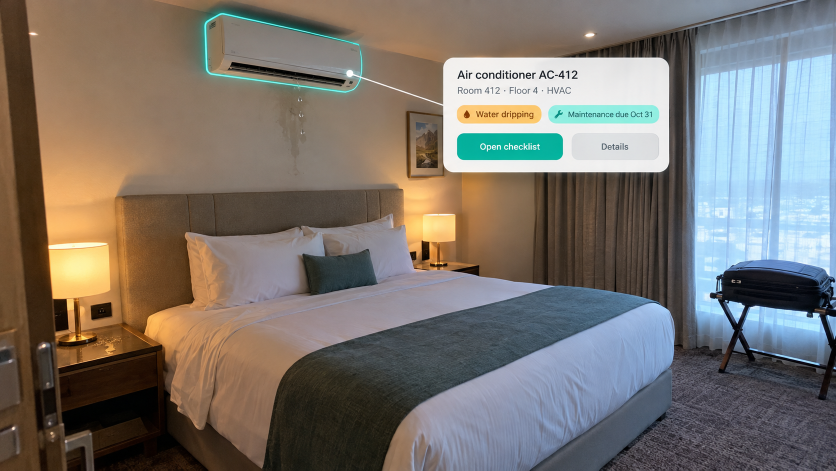
#> input picture assets/marketing/hotel_ac.png, 1672 x 941 px (shown at 1/2 size)
$ python from_art.py
#> lines starting #> are read from the running program, lines starting #| are printed output that depends on the picture; after the words box and inside, x2 and y2 are one past the last pixel; in counts of white or black regions, pixels touching at a corner belong together
#!/usr/bin/env python3
"""Демо-фото из иллюстраций художника (шаг 35c).

Из PNG художника в assets/marketing/ (исходники не меняются) вырезаются
фрагменты под сюжеты демо-фото и сохраняются в assets/demo_photos/ —
те же имена, тот же размер 1280×960 (4:3), JPEG. В кадре нет надписей и
интерфейсных плашек художника: карточки, подписи и стрелки остаются за
краем кадра, а светящийся контур, линия-выноска и точка, которые заходят
в кадр, стираются (заливка соседними пикселями стены и потолка, без
дорисовки текста).

  ac_indoor.jpg — «до»: внутренний блок кондиционера, подтёк и капли на
                  стене (hotel_ac). Он же фон «Камеры-помощника»
                  (VOICE_MOCK, /screens, --pitch), снимок «Узнать по фото»
                  и проверка «Готовность к показу».
  ac_after.jpg  — «после»: тот же блок и тот же кадр, подтёк и капли убраны.
  *_tall.jpg    — те же сюжеты кадром 1:2 для заглушки камеры на высоком
                  экране телефона (на ПК — кадры 4:3).

Угол каждого снимка — маленькая пометка «DEMO»: это нарисованная картинка,
а не фото объекта.

Запуск (нужен только Pillow): python3 tools/demo_photos/from_art.py
Проверка: каждый файл ≤ 300 КБ, 1280×960.
"""
from pathlib import Path

from PIL import Image, ImageChops, ImageDraw, ImageFilter, ImageFont, ImageMath

ROOT = Path(__file__).resolve().parents[2]
ART = ROOT / 'assets/marketing'
OUT = ROOT / 'assets/demo_photos'
FONT = ROOT / 'assets/fonts'
SIZE = (1280, 960)
MAX_BYTES = 300 * 1024

# hotel_ac.png 1672×941: блок кондиционера ≈ x 415–720, y 30–170; карточка
# художника начинается с x 887, рамка с картиной — x 815+. Кадр 4:3 с блоком
# по центру по горизонтали и в верхней четверти, изголовье кровати (y ≥ 378)
# за краем — AC-301 в демо стоит в переговорной (там «Камера-помощник»
# поднимает зелёную рамку над карточкой).
AC_CROP = (322, 6, 810, 372)
# Вертикальный кадр 1:2 для «живой камеры» на телефоне.
TALL_CROP = (347, 6, 787, 886)
TALL_SIZE = (720, 1440)


def teal_masks(img):
    """Светящийся бирюзовый контур художника: (ядро — яркая линия, ореол)."""
    r, g, b = img.split()
    # бирюза: G и B выше R (стены, потолок и сам блок — R ≥ G ≥ B или серые)
    ex = ImageChops.darker(ImageChops.subtract(g, r), ImageChops.subtract(b, r))
    core = ex.point(lambda v: 255 if v > 45 else 0).filter(ImageFilter.MaxFilter(5))
    # свечение тянется ~30 px от линии; у стены свой оттенок (G < R), поэтому
    # ореол — вся полоса, кроме светлого корпуса блока (его свечение не задело)
    band = core.filter(ImageFilter.MaxFilter(61))
    body = ImageChops.multiply(r.point(lambda v: 255 if v > 175 else 0),
                               b.point(lambda v: 255 if v > 165 else 0))
    halo = ImageChops.lighter(ImageChops.subtract(band, body), core)
    return core, halo


# Оттенок свечения художника (доли R : G : B), замерен по контуру.
GLOW = (0.25, 1.0, 0.92)


def fix_chroma(img, halo):
    """Ореол — добавленный бирюзовый свет: obs = base + a·GLOW. Оттенок
    чистого пикселя (G/R, B/R) берётся у соседей вне ореола, из него
    находится доля свечения a, и она вычитается из всех трёх каналов."""
    r, g, b = [c.convert('F') for c in img.split()]
    valid = ImageChops.invert(halo)
    ratios = []
    for c in (g, b):
        ratio_l = ImageMath.eval('convert(min(c * 100.0 / max(r, 1.0), 255.0), "L")', c=c, r=r)
        num = ImageChops.multiply(ratio_l, valid)
        fill = None
        for rad in (30, 12, 5):
            wl = valid.filter(ImageFilter.GaussianBlur(rad))
            f = ImageMath.eval('min(n * 255.0 / max(w, 0.01), 255.0) / 100.0',
                               n=num.filter(ImageFilter.GaussianBlur(rad)).convert('F'), w=wl.convert('F'))
            enough = wl.point(lambda v: 255 if v > 60 else 0)
            fill = f if fill is None else Image.composite(f, fill, enough)
        # у края картинки соседей мало — оттенок не дальше, чем у стены и корпуса
        f = ImageMath.eval('convert(min(max(f, 0.6), 1.08) * 200.0, "L")', f=fill)
        ratios.append(f.filter(ImageFilter.GaussianBlur(3)).convert('F').point(lambda v: v / 200.0))
    tr, tg, tb = GLOW
    a = ImageMath.eval('max((g - kg * r) / max(tg - kg * tr, 0.05), 0.0)',
                       g=g, r=r, kg=ratios[0], tg=tg, tr=tr)
    r0 = ImageMath.eval('max(r - a * tr, 0.0)', r=r, a=a, tr=tr)
    chans = [ImageMath.eval('convert(min(r0, 255.0), "L")', r0=r0),
             ImageMath.eval('convert(min(r0 * k, 255.0), "L")', r0=r0, k=ratios[0]),
             ImageMath.eval('convert(min(r0 * k, 255.0), "L")', r0=r0, k=ratios[1])]
    fixed = Image.merge('RGB', chans)
    # в тёмной тени у потолка свечения почти нет, а оценка шумит — там
    # только оттенок соседей при той же яркости R
    tint = Image.merge('RGB', [img.split()[0],
                               ImageMath.eval('convert(min(r * k, 255.0), "L")', r=r, k=ratios[0]),
                               ImageMath.eval('convert(min(r * k, 255.0), "L")', r=r, k=ratios[1])])
    bright = img.split()[0].point(lambda v: max(0, min(255, (v - 90) * 6)))
    fixed = Image.composite(fixed, tint, bright.filter(ImageFilter.GaussianBlur(2)))
    return Image.composite(fixed, img, halo.filter(ImageFilter.GaussianBlur(1)))


def clone(img, mask, dx, dy):
    """«Штамп»: участок, сдвинутый на (dx, dy), — поверх маски с мягким краем."""
    src = ImageChops.offset(img, -dx, -dy)
    return Image.composite(src, img, mask.filter(ImageFilter.GaussianBlur(8)))


def inpaint(img, mask, radii=(3, 8, 20, 50)):
    """Заливка маски по соседям: нормированная свёртка от мелкого радиуса к
    крупному (где рядом мало «чистых» пикселей — берётся крупный радиус)."""
    valid = ImageChops.invert(mask)
    out = img.copy()
    todo = mask
    for r in reversed(radii):  # сначала крупный — покрывает всё
        wl = valid.filter(ImageFilter.GaussianBlur(r))
        w = wl.convert('F')
        bands = []
        for band in img.split():
            num = ImageChops.multiply(band, valid).filter(ImageFilter.GaussianBlur(r)).convert('F')
            bands.append(ImageMath.eval('convert(min(n * 255.0 / max(w, 0.01), 255.0), "L")',
                                        n=num, w=w))
        fill = Image.merge('RGB', bands)
        enough = wl.point(lambda v: 255 if v > 40 else 0)
        out = Image.composite(fill, out, ImageChops.multiply(todo, enough))
    # мягкий край, чтобы не было шва
    soft = mask.filter(ImageFilter.GaussianBlur(1.5))
    return Image.composite(out, img, soft)


def line_mask(size, p0, p1, width, dots=()):
    m = Image.new('L', size, 0)
    d = ImageDraw.Draw(m)
    d.line([p0, p1], fill=255, width=width)
    for (x, y, rad) in dots:
        d.ellipse((x - rad, y - rad, x + rad, y + rad), fill=255)
    return m


def demo_badge(img, size=SIZE):
    """Маленькая пометка «DEMO» в правом верхнем углу."""
    d = ImageDraw.Draw(img, 'RGBA')
    try:
        font = ImageFont.truetype(str(FONT / 'Onest-SemiBold.ttf'), 22)
    except OSError:
        font = ImageFont.load_default()
    text = 'DEMO'
    x0, y0, x1, y1 = d.textbbox((0, 0), text, font=font)
    w, h = x1 - x0, y1 - y0
    pad = 10
    margin = max(24, int(size[0] * 0.08))  # на телефоне края кадра обрезаются
    X = size[0] - w - 2 * pad - margin
    # вертикальный кадр (заглушка камеры): сверху кнопки экрана камеры, снизу —
    # карточка; пометка — справа над карточкой
    Y = int(size[1] * 0.36) if size[1] > size[0] else 24
    d.rounded_rectangle((X, Y, X + w + 2 * pad, Y + h + 2 * pad), radius=10, fill=(0, 0, 0, 110))
    d.text((X + pad - x0, Y + pad - y0), text, font=font, fill=(255, 255, 255, 230))
    return img


def finish(img, name, size=SIZE):
    img = img.resize(size, Image.LANCZOS)
    img = img.filter(ImageFilter.UnsharpMask(radius=2, percent=60, threshold=2))
    img = demo_badge(img, size)
    path = OUT / name
    for q in (84, 80, 76, 72, 68):
        img.save(path, 'JPEG', quality=q, optimize=True, progressive=True)
        if path.stat().st_size <= MAX_BYTES:
            break
    nbytes = path.stat().st_size
    assert nbytes <= MAX_BYTES, f'{name}: {nbytes} байт > 300 КБ'
    print(f'{path.relative_to(ROOT)}  {size[0]}×{size[1]}  {nbytes // 1024} КБ  q={q}')


def hotel_ac():
    src = Image.open(ART / 'hotel_ac.png').convert('RGB')
#> src is the input picture: PIL image 1672x941 RGB; mean R, G, B 122.5, 116.2, 109.5
    # 1) контур художника вокруг блока: ореол — вернуть оттенок, яркую
    #    линию — залить соседями
    box = (320, 0, 800, 270)
    part = src.crop(box)
    core, halo = teal_masks(part)
#> in teal_masks, `core = ex.point(lambda v: 255 if v > 45 else 0).filter(ImageFilter.Max..`:
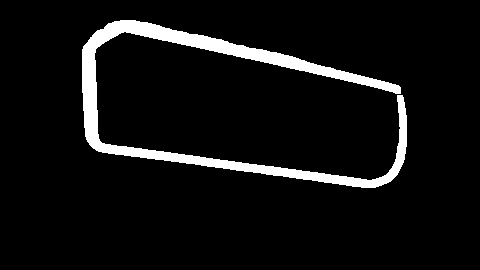
#> core: PIL image 480x270 L; 6.6% white; 1 white region, box (x1, y1, x2, y2) and area: (82, 20, 407, 188) 8498
    part = fix_chroma(part, halo)
#> the loop in fix_chroma, `for c in (g, b):` made 2 passes
#> after the loop in fix_chroma, `for c in (g, b):`:
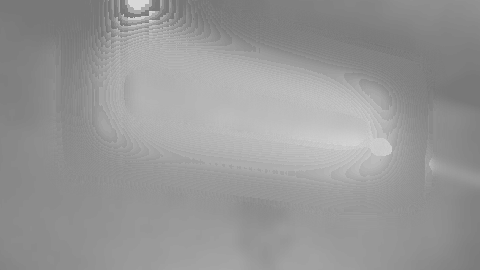
#> f: PIL image 480x270 L; min 120, max 216, mean 151.1
#> after the loop in fix_chroma, `for c in (g, b):`: ratios = 2 items
    part = inpaint(part, core, radii=(2, 4, 8))
#> after the loop in inpaint, `for r in reversed(radii):`:
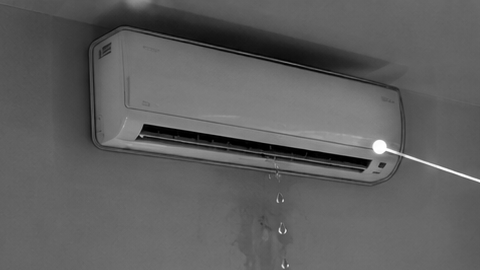
#> band: PIL image 480x270 L; min 0, max 255, mean 95.1
#> after the loop in inpaint, `for r in reversed(radii):`:
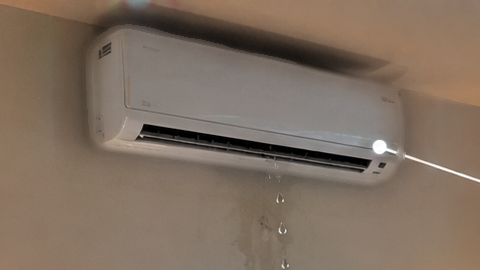
#> out: PIL image 480x270 RGB; mean R, G, B 127.6, 110.9, 96.4
    clean = src.copy()
    clean.paste(part, box[:2])
    # 2) линия-выноска от точки на блоке к карточке и сама точка
    line = line_mask(src.size, (706, 148), (900, 214), 13, dots=[(700, 146, 15)])
#> line: PIL image 1672x941 L; 0.21% white; 1 white region, box (x1, y1, x2, y2) and area: (685, 131, 903, 221) 3301
    clean = inpaint(clean, line, radii=(3, 7, 14))
#> call 2 of inpaint, with radii = (3, 7, 14)
#> the loop in inpaint (call 2), `for r in reversed(radii):` made 3 passes
#> pass 1, in inpaint (call 2), `wl = valid.filter(ImageFilter.GaussianBlur(r))`:
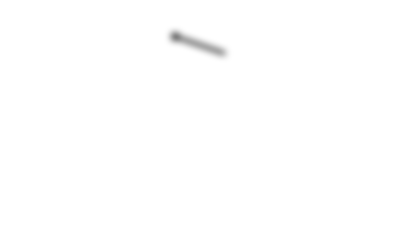
#> wl: PIL image 1672x941 L (shown at 1/4 size); min 128, max 255, mean 254.5
#> after the loop in inpaint (call 2), `for r in reversed(radii):`:
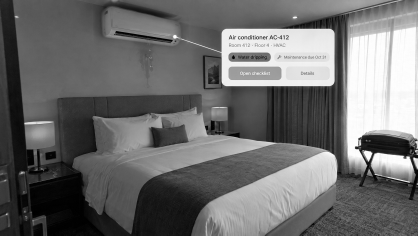
#> band: PIL image 1672x941 L (shown at 1/4 size); min 0, max 255, mean 108.9
#> after the loop in inpaint (call 2), `for r in reversed(radii):`:
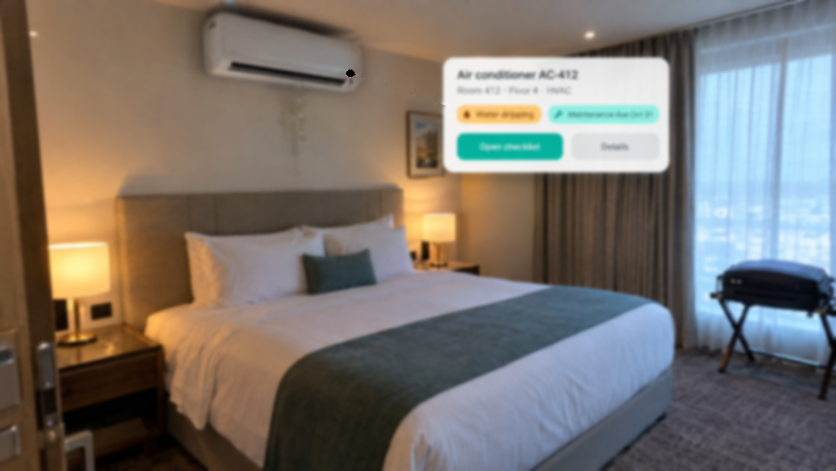
#> fill: PIL image 1672x941 RGB (shown at 1/2 size); mean R, G, B 122.5, 115.5, 108.9
    # «после»: подтёк и капли под блоком закрыть чистой стеной левее
    leak = Image.new('L', src.size, 0)
    ImageDraw.Draw(leak).polygon(
        [(540, 176), (660, 176), (662, 240), (648, 310), (626, 368), (584, 370),
         (556, 330), (538, 250)], fill=255)
    fixed = clone(clean, leak, -150, 0)
    finish(clean.crop(AC_CROP), 'ac_indoor.jpg')
#> in demo_badge, `x0, y0, x1, y1 = d.textbbox((0, 0), text, font=font)`: x0 = 0; y0 = 5; x1 = 67; y1 = 21
#> in demo_badge, `w, h = x1 - x0, y1 - y0`: w = 67; h = 16
#> in demo_badge, `X = size[0] - w - 2 * pad - margin`: X = 1091
#> in finish, `nbytes = path.stat().st_size`: nbytes = 64184
#| assets/demo_photos/ac_indoor.jpg  1280×960  62 КБ  q=84
    finish(fixed.crop(AC_CROP), 'ac_after.jpg')
#| assets/demo_photos/ac_after.jpg  1280×960  76 КБ  q=84
    # Вертикальные кадры для заглушки камеры на телефоне (экран ~1:2): блок
    # целиком в середине по ширине; ниже подтёка — кровать, на кадре 21 её
    # закрывает карточка.
    finish(clean.crop(TALL_CROP), 'ac_indoor_tall.jpg', TALL_SIZE)
#| assets/demo_photos/ac_indoor_tall.jpg  720×1440  95 КБ  q=84
    finish(fixed.crop(TALL_CROP), 'ac_after_tall.jpg', TALL_SIZE)
#| assets/demo_photos/ac_after_tall.jpg  720×1440  94 КБ  q=84


if __name__ == '__main__':
    OUT.mkdir(parents=True, exist_ok=True)
    hotel_ac()

$ run again, with assets/marketing/AR-инспекция камеры в лобби.png copied over assets/marketing/hotel_ac.png
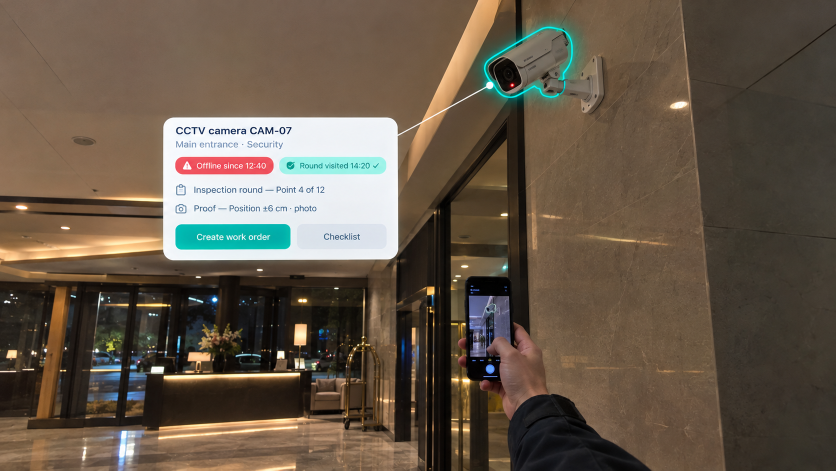
#> input picture assets/marketing/AR-инспекция камеры в лобби.png, 1672 x 941 px (shown at 1/2 size)
#> in hotel_ac, src is the input picture: PIL image 1672x941 RGB; mean R, G, B 101.6, 88.3, 73.5
#> core: PIL image 480x270 L; every value is 0
#> in teal_masks, `body = ImageChops.multiply(r.point(lambda v: 255 if v > 175 else 0), b..`:
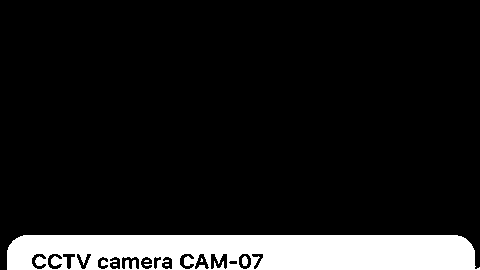
#> body: PIL image 480x270 L; 11.4% white; 6 white regions (4 under 20 px), largest, box (x1, y1, x2, y2) and area: (7, 235, 480, 270) 14738, (242, 256, 248, 266) 49
#> the loop in fix_chroma, `for c in (g, b):` made 2 passes
#> after the loop in fix_chroma, `for c in (g, b):`: ratios = 2 items
#> m: PIL image 1672x941 L; every value is 0
#> line: PIL image 1672x941 L; 0.21% white; 1 white region, box (x1, y1, x2, y2) and area: (685, 131, 903, 221) 3301
#> leak: PIL image 1672x941 L; 1.3% white; 1 white region, box (x1, y1, x2, y2) and area: (538, 176, 663, 371) 20115
#> x0 = 0; y0 = 5; x1 = 67; y1 = 21
#> in demo_badge, `w, h = x1 - x0, y1 - y0`: w = 67; h = 16
#> X = 1091
#> nbytes = 64184
#| assets/demo_photos/ac_indoor.jpg  1280×960  62 КБ  q=84
#| assets/demo_photos/ac_after.jpg  1280×960  76 КБ  q=84
#> in finish (call 3), `img = img.resize(size, Image.LANCZOS)`:
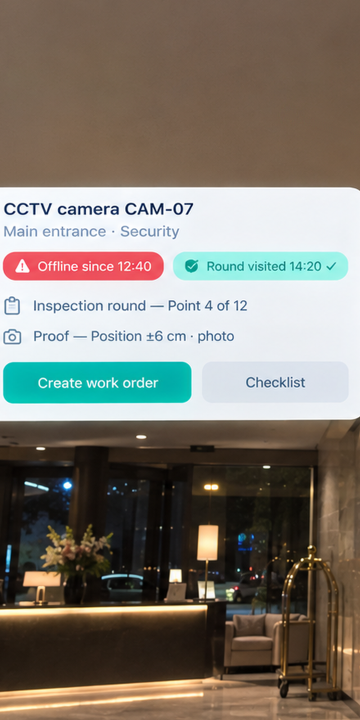
#> img: PIL image 720x1440 RGB (shown at 1/2 size); mean R, G, B 128.7, 122.6, 112.6
#> nbytes = 98241
#| assets/demo_photos/ac_indoor_tall.jpg  720×1440  95 КБ  q=84
#| assets/demo_photos/ac_after_tall.jpg  720×1440  94 КБ  q=84

$ run again, with assets/marketing/AR-инспекция кондиционера в офисе.png copied over assets/marketing/hotel_ac.png
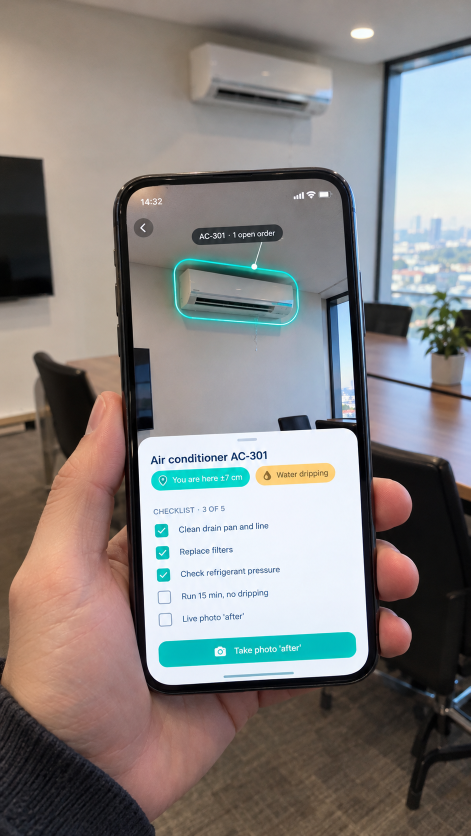
#> input picture assets/marketing/AR-инспекция кондиционера в офисе.png, 941 x 1672 px (shown at 1/2 size)
#> in hotel_ac, src is the input picture: PIL image 941x1672 RGB; mean R, G, B 133.8, 130.3, 128.4
#> core: PIL image 480x270 L; 1.6% white; 2 white regions, box (x1, y1, x2, y2) and area: (457, 150, 480, 254) 2013, (458, 262, 470, 270) 79
#> body: PIL image 480x270 L; 3.4% white; 29 white regions (23 under 20 px), largest, box (x1, y1, x2, y2) and area: (250, 145, 345, 194) 2739, (381, 53, 429, 79) 961, (307, 232, 344, 268) 509, (262, 191, 286, 198) 116, (478, 237, 480, 270) 45, (325, 259, 335, 265) 25
#> halo: PIL image 480x270 L; 6% white; 1 white region, box (x1, y1, x2, y2) and area: (427, 120, 480, 270) 7773
#> the loop in fix_chroma, `for c in (g, b):` made 2 passes
#> after the loop in fix_chroma, `for c in (g, b):`:
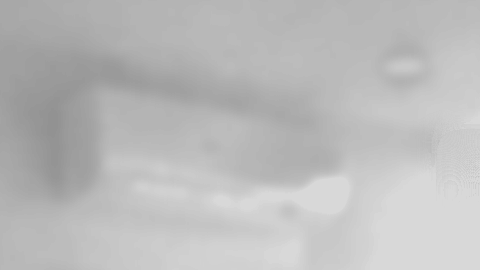
#> f: PIL image 480x270 L; min 146, max 216, mean 187.2
#> after the loop in fix_chroma, `for c in (g, b):`: ratios = 2 items
#> m: PIL image 941x1672 L; every value is 0
#> line: PIL image 941x1672 L; 0.21% white; 1 white region, box (x1, y1, x2, y2) and area: (685, 131, 903, 221) 3301
#> after the loop in inpaint (call 2), `for r in reversed(radii):`:
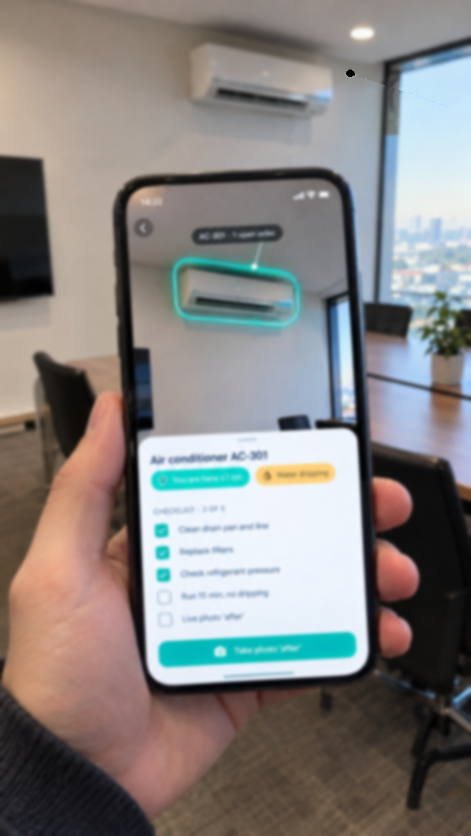
#> fill: PIL image 941x1672 RGB (shown at 1/2 size); mean R, G, B 133.8, 130.2, 128.1
#> soft: PIL image 941x1672 L
#> x0 = 0; y0 = 5; x1 = 67; y1 = 21
#> in demo_badge, `w, h = x1 - x0, y1 - y0`: w = 67; h = 16
#> X = 1091
#> nbytes = 64184
#| assets/demo_photos/ac_indoor.jpg  1280×960  62 КБ  q=84
#| assets/demo_photos/ac_after.jpg  1280×960  76 КБ  q=84
#| assets/demo_photos/ac_indoor_tall.jpg  720×1440  95 КБ  q=84
#| assets/demo_photos/ac_after_tall.jpg  720×1440  94 КБ  q=84
